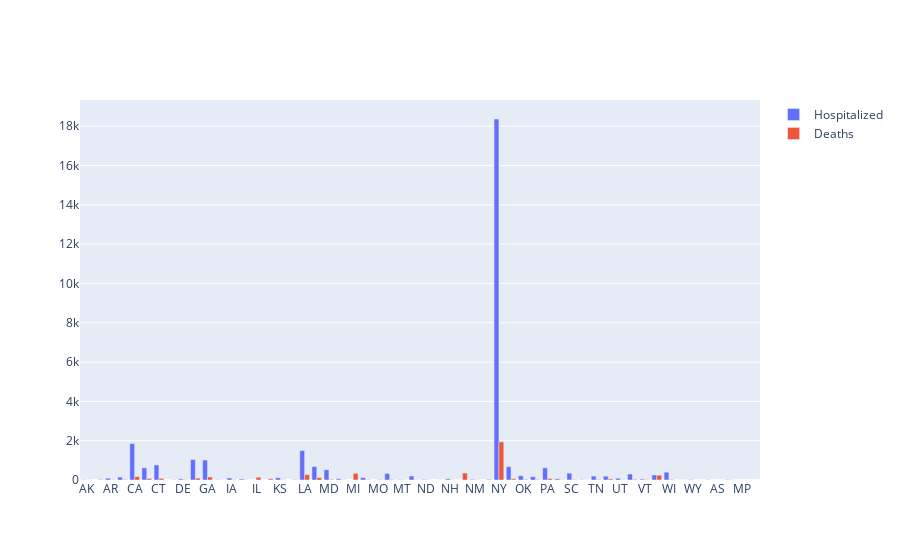

The notebook cell this image was saved under:
### Markdown cell above
Let's see per state, how many are hospitalized and how many deaths there are side by side.

### Code cell
fig = go.Figure(data=[
    go.Bar(name='Hospitalized', x=df["state"], y=df["hospitalized"]),
    go.Bar(name='Deaths', x=df["state"], y=df["death"])
])
# Change the bar mode
fig.update_layout(barmode='group')
fig.show()

### Figure 1 — Plotly figure (JSON) as saved in the notebook; plotly's stock layout.template omitted (floating-point values rounded to 4 significant figures)
{"data": [{"name": "Hospitalized", "type": "bar", "x": ["AK", "AL", "AR", "AZ", "CA", "CO", "CT", "DC", "DE", "FL", "GA", "HI", "IA", "ID", "IL", "IN", "KS", "KY", "LA", "MA", "MD", "ME", "MI", "MN", "MO", "MS", "MT", "NC", "ND", "NE", "NH", "NJ", "NM", "NV", "NY", "OH", "OK", "OR", "PA", "RI", "SC", "SD", "TN", "TX", "UT", "VA", "VT", "WA", "WI", "WV", "WY", "PR", "AS", "GU", "MP", "VI"], "y": [9, null, 90, 149, 1855, 620, 766, null, 57, 1043, 1013, 15, 99, 49, null, null, 114, null, 1498, 682, 522, 63, null, 122, null, 332, 19, 204, 26, null, 59, null, 31, null, 18368, 679, 219, 167, 620, 60, 349, 12, 200, 196, 91, 305, 45, 254, 398, 1, 20, null, null, 19, null, null]}, {"name": "Deaths", "type": "bar", "x": ["AK", "AL", "AR", "AZ", "CA", "CO", "CT", "DC", "DE", "FL", "GA", "HI", "IA", "ID", "IL", "IN", "KS", "KY", "LA", "MA", "MD", "ME", "MI", "MN", "MO", "MS", "MT", "NC", "ND", "NE", "NH", "NJ", "NM", "NV", "NY", "OH", "OK", "OR", "PA", "RI", "SC", "SD", "TN", "TX", "UT", "VA", "VT", "WA", "WI", "WV", "WY", "PR", "AS", "GU", "MP", "VI"], "y": [3, 28, 10, 29, 171, 80, 85, 11, 11, 97, 154, 1, 9, 9, 141, 65, 10, 20, 273, 122, 31, 7, 337, 17, 18, 22, 5, 10, 3, 4, 4, 355, 6, 32, 1941, 65, 30, 19, 74, 10, 26, 2, 24, 58, 7, 34, 16, 247, 24, 2, 0, 11, 0, 3, 1, null]}], "layout": {"barmode": "group"}}
